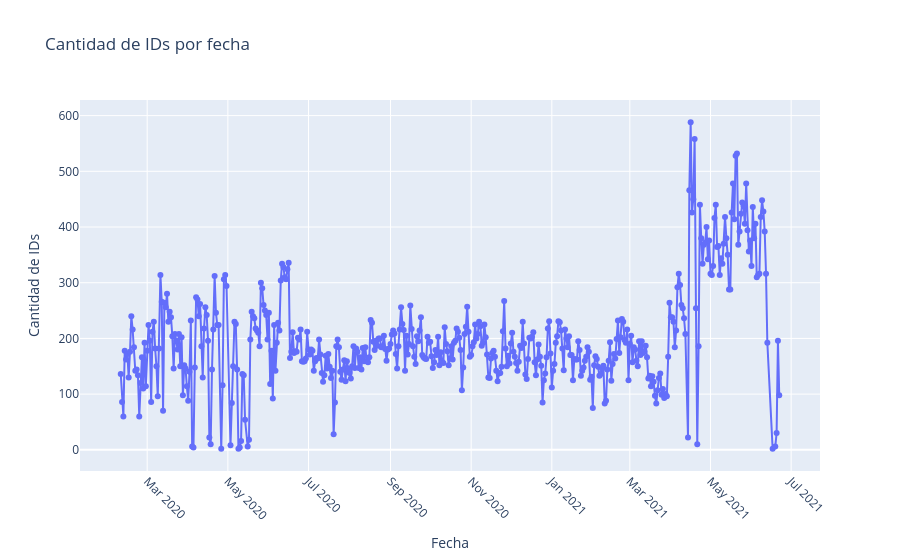

The code cell stored with this chart in its notebook:
### Code cell
# Agrupar por fecha y contar ids
df_counts = df.groupby(df["created_at"].dt.date)["tweet_id"].count().reset_index()
df_counts.rename(columns={"tweet_id": "count"}, inplace=True)

fig = px.line(
    df_counts,
    x="created_at",
    y="count",
    markers=True,
    title="Cantidad de IDs por fecha"
)

fig.update_layout(
    xaxis_title="Fecha",
    yaxis_title="Cantidad de IDs",
    xaxis=dict(tickangle=45)
)

fig.show()

### Figure 1 — Plotly figure (JSON) as saved in the notebook; plotly's stock layout.template omitted (floating-point values rounded to 4 significant figures; data arrays with more than 128 entries replaced by an {"elided": "..."} marker saying what was removed)
{"data": [{"hovertemplate": "created_at=%{x}<br>count=%{y}<extra></extra>", "legendgroup": "", "line": {"color": "#636efa", "dash": "solid"}, "marker": {"symbol": "circle"}, "mode": "lines+markers", "name": "", "orientation": "v", "showlegend": false, "type": "scatter", "x": {"elided": "490 str values"}, "xaxis": "x", "y": {"elided": "490 int values"}, "yaxis": "y"}], "layout": {"legend": {"tracegroupgap": 0}, "title": {"text": "Cantidad de IDs por fecha"}, "xaxis": {"anchor": "y", "domain": [0, 1], "tickangle": 45, "title": {"text": "Fecha"}}, "yaxis": {"anchor": "x", "domain": [0, 1], "title": {"text": "Cantidad de IDs"}}}}
